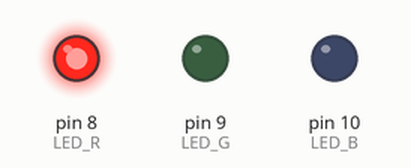
The sketch below on a simulated Arduino Uno, built with avr-gcc and run on an emulated ATmega328P. Shown: output pins drawn as LEDs (lit = HIGH).

Above: at 0.2 s.
At 0.7 s:
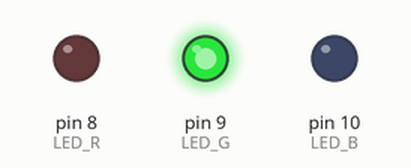
At 2.7 s:
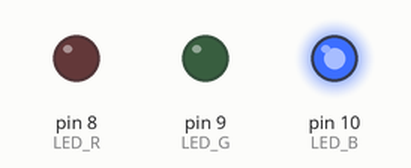
Timing chart, 0 to 3.5 s (numbered marks = the images above):
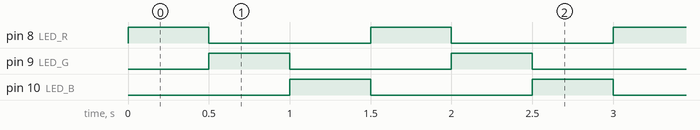

The sketch:

ex8-1.ino
```cpp
int LED_R=8, LED_G=9, LED_B=10;
void setup() {
   pinMode(LED_R, OUTPUT);
   pinMode(LED_G, OUTPUT);
   pinMode(LED_B, OUTPUT);
}

void loop() {
 digitalWrite(LED_R,1);
 digitalWrite(LED_G,0);
 digitalWrite(LED_B,0);
 delay(500);

 digitalWrite(LED_R,0);
 digitalWrite(LED_G,1);
 digitalWrite(LED_B,0);
 delay(500);

 digitalWrite(LED_R,0);
 digitalWrite(LED_G,0);
 digitalWrite(LED_B,1);
 delay(500);

}
```

Measured:
- by itself, pin 8 (LED_R), pin 9 (LED_G), pin 10 (LED_B): alternates HIGH for 0.50 s and LOW for 1.0 s
- by itself, everything shown: repeats every 1.5 s, in 3 steps
